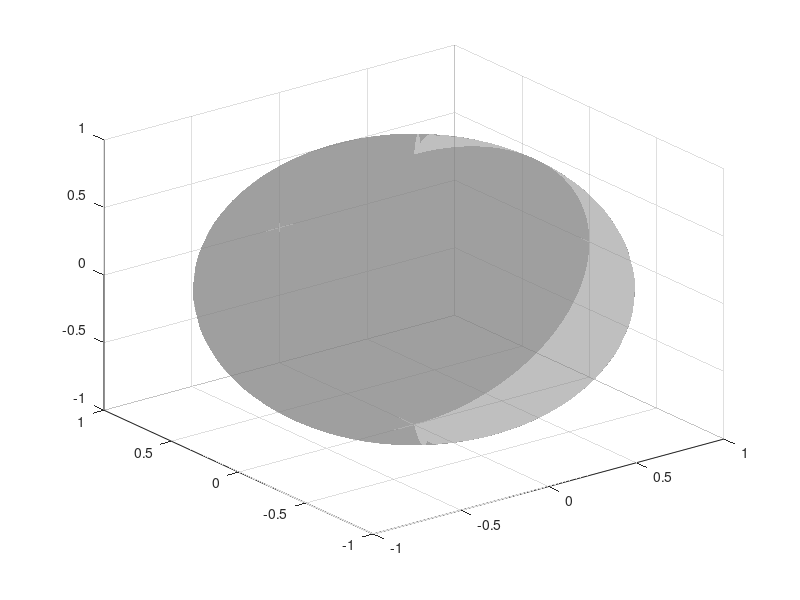

This figure's MATLAB source:
function h=draw3dEllipsoid(location,covariance,col,n,opacity)


%% defaults
if ~exist('location'  ,'var') || isempty(location  ), location = [0 0 0];  end
if ~exist('col'       ,'var') || isempty(col       ), col = [0.5 0.5 0.5]; end
if ~exist('covariance','var') || isempty(covariance), covariance = eye(3); end
if ~exist('n'         ,'var') || isempty(n         ), n = 50;              end
if ~exist('opacity'   ,'var') || isempty(opacity   ), opacity = 0.5;       end


%% find principal axes and corresponding radii
[eigenvec eigenval]=pcacov(covariance);
eigen = eigenvec.*repmat(sqrt(eigenval)',[3 1]);


%% contruct sphere and distort its coordinates
[X,Y,Z] = sphere(n);
xyz2 = eigen(:,1)*X(:)' + eigen(:,2)*Y(:)' + eigen(:,3)*Z(:)';
X2 = location(1) + reshape(xyz2(1,:),size(X));
Y2 = location(2) + reshape(xyz2(2,:),size(Y));
Z2 = location(3) + reshape(xyz2(3,:),size(Z));


%% draw 3d ellipsoid
% figure(1); clf;

try
    h=surf(X2,Y2,Z2,'FaceColor',col,'EdgeColor','none','FaceAlpha',opacity);
catch
    disp('Could not draw.')
end

    % h=surf(X2,Y2,Z2,'FaceColor',col,'EdgeColor','none');
% alpha(h,opacity);

% CHECK
% for i = 1:350;
%     x=[X2(i) Y2(i) Z2(i)];
%     c=location;
%     val(i)=(x-c)*inv(covariance)*(x-c)'
% end
% val

% lighting phong;
% camlight('left');
% set(gcf,'Renderer','OpenGL');
% xlabel('x'); ylabel('y'); zlabel('z');
% axis equal;
